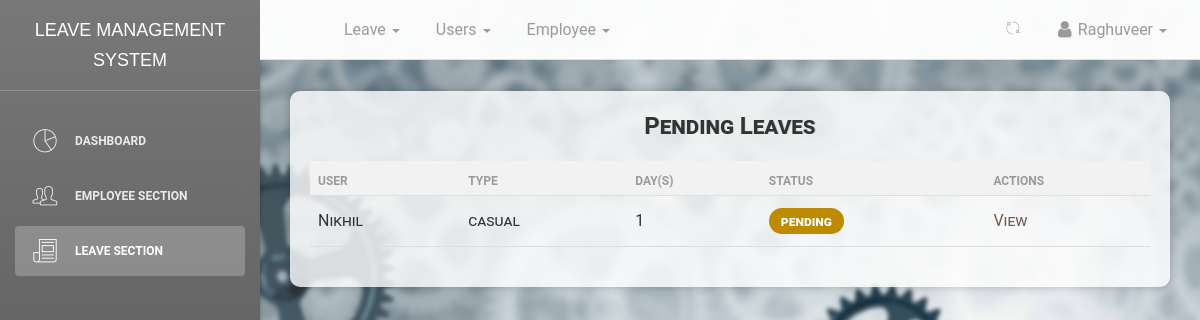
Page /dashboard/leaves/pending/all/ (signed in) on the earlier database version.
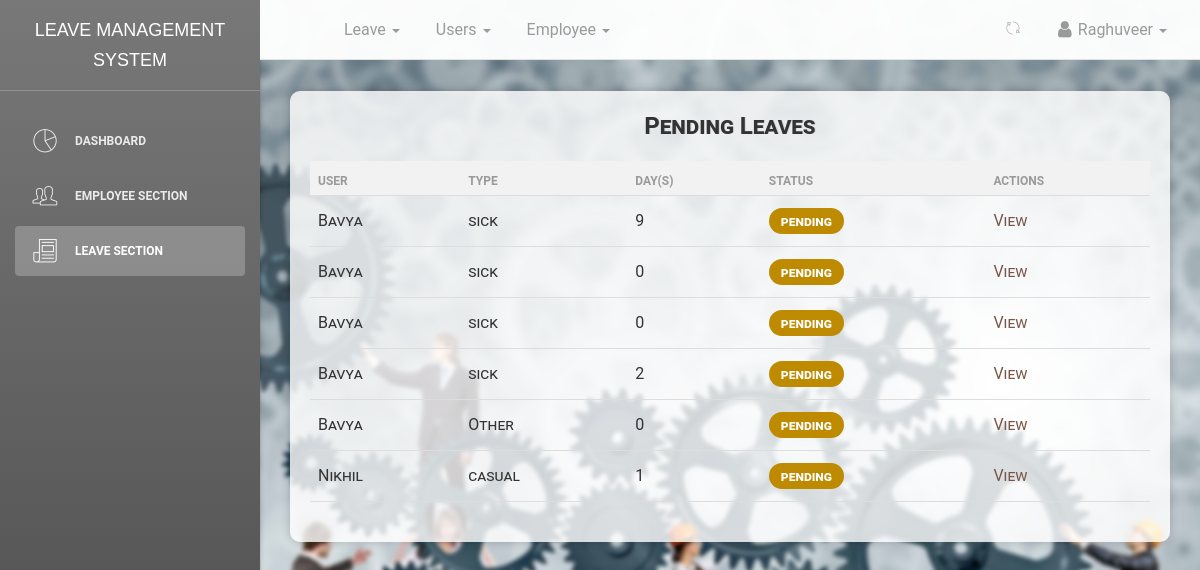
Same page on the later database version.
### leave/models.py (models this page shows, shortened)
class Leave(models.Model):
    user = models.ForeignKey(User, on_delete=models.CASCADE, default=1)
    startdate = models.DateField(verbose_name=_('Start Date'), help_text='leave start date is on ..', null=True,
                                 blank=False)
    enddate = models.DateField(verbose_name=_('End Date'), help_text='coming back on ...', null=True, blank=False)
    leavetype = models.CharField(choices=LEAVE_TYPE, max_length=25, default=SICK, null=True, blank=False)
    reason = models.CharField(verbose_name=_('Reason for Leave'), max_length=255,
                              help_text='add additional information for leave', null=True, blank=True)
    status = models.CharField(max_length=12, default='pending')  # pending,approved,rejected,cancelled
    is_approved = models.BooleanField(default=False)  # hide
    updated = models.DateTimeField(auto_now=True, auto_now_add=False)
    created = models.DateTimeField(auto_now=False, auto_now_add=True)
    objects = LeaveManager()
    Tempdays = 0
    date_of_approved_leave = 0
    class Meta:
        verbose_name = _('Leave')
        verbose_name_plural = _('Leaves')
        ordering = ['-created']  # recent objects
    def businessDays(self, startdate, enddate):
        from datetime import datetime, timedelta
        test_date1, test_date2 = startdate, enddate
        dates = (test_date1 + timedelta(idx + 1)
                 for idx in range((test_date2 - test_date1).days))
        res = sum(1 for day in dates if day.weekday() < 5)
        holiday_list = [
            (12, 25),  # Christmas
            (1, 1)  # New Year
        ]
        for month, day in holiday_list:
            if (startdate.month == month and startdate.day <= day) or (enddate.month == month and enddate.day >= day):
                res -= 1
        return res
    @property
    def leave_days(self):
        days_count = ''
        startdate = self.startdate
        enddate = self.enddate
        if startdate > enddate:
            return
        dates = (enddate - startdate)
        Leave.Tempdays = dates.days
        print("leaves applied", Leave.Tempdays)
        busineesDay = self.businessDays(startdate, enddate)
        print("busineesDay : ", busineesDay)
        Leave.Tempdays = busineesDay
        Leave.date_of_approved_leave = self.created
        return busineesDay

### dashboard/views.py (the view)
# urls.py: path('leaves/pending/all/', views.leaves_list, name='leaveslist'),
def leaves_list(request):
    if not request.user.is_superuser:
        return redirect('/')
    department_id = None
    if request.user.username == "Raghuveer":
        department_id = 3
    elif request.user.username == "Akhil":
        department_id = 4
    elif request.user.username == "Vasu":
        department_id = 2
    if department_id:
        leaves = Leave.objects.all_pending_leaves().filter(user__employee__department_id=department_id)
    return render(request, 'dashboard/leaves_recent.html', {'leave_list': leaves, 'title': 'leaves list - pending'})

### leave/manager.py (called while the page is built)
    def all_pending_leaves(self):
        return super().get_queryset().filter(status='pending').order_by('-created')  # applying FIFO

### templates/dashboard/leaves_recent.html (shortened to what this page needs)
{% extends '_layout.html' %}
{% load static %}
{% block navheader %}
    {% include 'includes/navheader_employee_app.html' %}
{% endblock %}
{% block content %}
    <section class="content">
        <section class="container-fluid">
            <section class="row">
                <section class="col col-sm-8 offset-sm-2">
                </section>
            </section>
            <div class="table-responsive table-shadow">
                <div class="text-center table-description">
                    <h4 class="title-h3">Pending Leaves</h4>
                </div>
                <table class="table">
                    <thead>
                        <tr>
                            <th scope="col"><b>User</b></th>
                            <th scope="col"><b>Type</b></th>
                            <th scope="col"><b>Day(s)</b></th>
                            <th scope="col"><b>Status</b></th>
                            <th scope="col"><b>Actions</b></th>
                        </tr>
                    </thead>
                    <tbody>
                        {% for leave in leave_list %}
                        <tr>
                            <td>{{ leave.user }}</td>
                            <td>{{ leave.leavetype}}</td>
                            <td>{{ leave.leave_days }}</td>
                            <td><span class="badge badge-success">{{ leave.status }}</span></td>
                            <td>
                                <a href="{% url 'dashboard:userleaveview' leave.id %}" style="color: #795548;">
                                    <span>View</span>
                                </a>
                            </td>
                        </tr>
                        {% endfor %}
                    </tbody>
                </table>
            </div>
        </section>
    </section>
{% endblock %}

### templates/_layout.html (shortened to what this page needs)
{% load static %}
<html lang="en">
<head>
    <link href="{% static 'css/bootstrap.min.css' %}" rel="stylesheet"/>
    <link href="{% static 'css/animate.min.css' %}" rel="stylesheet"/>
    <link href="{% static 'css/light-bootstrap-dashboard.css' %}" rel="stylesheet"/>
    <link href="{% static 'css/demo.css' %}" rel="stylesheet"/>
    <link href="http://maxcdn.bootstrapcdn.com/font-awesome/4.2.0/css/font-awesome.min.css" rel="stylesheet">
    <link href="{% static 'css/pe-icon-7-stroke.css' %}" rel="stylesheet"/>
    <link rel="stylesheet" href="//code.jquery.com/ui/1.12.1/themes/base/jquery-ui.css">
</head>
<body>
<div class="wrapper">
    <div class="sidebar" data-color="black">
        <div class="sidebar-wrapper">
            <div class="logo">
                <a href="#" class="simple-text">
                    Leave Management System
                </a>
            </div>
            <ul class="nav">
                <li class="{% if request.resolver_match.url_name == 'dashboard' %}active{% endif %}">
                    <a href="{% url 'dashboard:dashboard' %}">
                        <i class="pe-7s-graph"></i>
                        <p>Dashboard</p>
                    </a>
                </li>
                {% if request.user.is_superuser %}
                <li class="{% if request.resolver_match.url_name == 'employees' %}active{% endif %}">
                    <a href="{% url 'dashboard:employees' %}">
                        <i class="pe-7s-users"></i>
                        <p>Employee Section</p>
                    </a>
                </li>
                {% endif %}
                <li class="{% if request.resolver_match.url_name == 'leaveslist' or request.resolver_match.url_name == 'staffleavetable' %}active{% endif %}">
                    {% if request.user.is_superuser %}
                    <a href="{% url 'dashboard:leaveslist' %}">
                        {% else %}
                        <a href="{% url 'dashboard:staffleavetable' %}">
                            {% endif %}
                            <i class="pe-7s-news-paper"></i>
                            <p>Leave Section</p>
                        </a>
                </li>
            </ul>
        </div>
    </div>
    <div class="main-panel">
        {% block navheader %}{% endblock %}
        {% block content %}{% endblock %}
    </div>
</div>
</body>
</html>

### templates/includes/navheader_employee_app.html (shortened to what this page needs)
{% load static %}
<nav class="navbar navbar-default navbar-fixed shadow">
    <div class="container-fluid">
        <div class="collapse navbar-collapse">
            <ul class="nav navbar-nav navbar-left">
                <li>
                    <a href="" class="dropdown-toggle" data-toggle="dropdown">
                    </a>
                </li>
                <li class="dropdown">
                    <a href="" class="dropdown-toggle" data-toggle="dropdown">
                        <p>
                            Leave
                            <b class="caret"></b>
                        </p>
                    </a>
                </li>
                {% if request.user.is_superuser %}
                <li class="dropdown">
                    <a href="" class="dropdown-toggle" data-toggle="dropdown">
                        <p>
                            Users
                            <b class="caret"></b>
                        </p>
                    </a>
                </li>
                {% endif %}
                {% if request.user.is_superuser %}
                <li class="dropdown">
                    <a href="" class="dropdown-toggle" data-toggle="dropdown">
                        <p>
                            Employee
                            <b class="caret"></b>
                        </p>
                    </a>
                </li>
                {% endif %}
            </ul>
            <ul class="nav navbar-nav navbar-right">
                <li class="dropdown">
                    <a href="" class="dropdown-toggle refresh-page" data-toggle="dropdown" title="Refresh Current Page">
                        <i class="pe-7s-refresh-2"></i>
                    </a>
                </li>
                <li class="dropdown">
                    <a href="" class="dropdown-toggle" data-toggle="dropdown">
                        <p>
                            <i class="fa fa-user"></i> {{ request.user}}
                            <b class="caret"></b>
                        </p>
                    </a>
                </li>
            </ul>
        </div>
    </div>
</nav>

Differences in the rows shown:
added Leave: user "Bavya", leavetype "sick", leave_days "9", status "pending"
added Leave: user "Bavya", leavetype "sick", leave_days "0", status "pending"
added Leave: user "Bavya", leavetype "sick", leave_days "0", status "pending"
added Leave: user "Bavya", leavetype "sick", leave_days "2", status "pending"
added Leave: user "Bavya", leavetype "Other", leave_days "0", status "pending"
